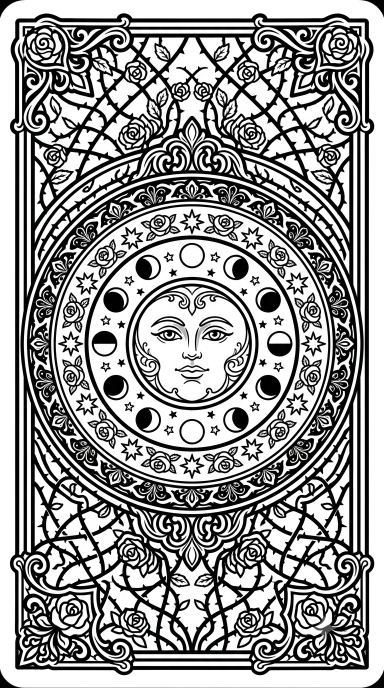
#> input picture cards/back.png, 768 x 1376 px (shown at 1/2 size)
$ python masthead.py
#> lines starting #> are read from the running program, lines starting #| are printed output that depends on the picture
#!/usr/bin/env python3
"""Build the draw-page masthead in the deck's own visual language.

Harvests the ornate corners + thorn-vine edges from the card back, letters
"THE MAJOR / ARCANAI" with the same Cinzel + cartouche idiom as letter.py,
and emits two variants into the release assets:
  masthead.png       bone linework, AI in gold        (classic, dark page)
  masthead-foil.png  flat gold linework, AI in pale   (foil, dark page)
"""
import os
from PIL import Image, ImageChops, ImageDraw, ImageFilter, ImageFont, ImageOps

CARDS = os.path.dirname(os.path.abspath(__file__))
REL_ASSETS = os.path.join(os.path.dirname(CARDS), 'release', 'major-arcanai', 'assets')
FONT_PATH = os.path.join(CARDS, 'Cinzel.ttf')

W, H = 1500, 600
CORNER = 250                    # corner crop size from the back art
RULES = [(37, 44), (54, 58), (67, 74)]   # triple border rules, offsets from edge

BONE = (233, 227, 211)
GOLD = (204, 151, 57)           # foil.py's flat gold (hsv .106/.72/.80)
GOLD_AI = (212, 169, 78)        # AI accent on the classic masthead
PALE = (255, 233, 168)          # AI accent on the foil masthead


def font(size, weight=700):
    f = ImageFont.truetype(FONT_PATH, size)
    f.set_variation_by_axes([weight])
    return f


def text_w(draw, s, f, tracking):
    return sum(draw.textlength(c, font=f) for c in s) + tracking * (len(s) - 1)


def draw_tracked(draw, xy, s, f, tracking, fill):
    x, y = xy
    for c in s:
        draw.text((x, y), c, font=f, fill=fill)
        x += draw.textlength(c, font=f) + tracking


def star4(draw, cx, cy, r, fill):
    s = r * 0.28
    draw.polygon([(cx, cy - r), (cx + s, cy - s), (cx + r, cy), (cx + s, cy + s),
                  (cx, cy + r), (cx - s, cy + s), (cx - r, cy), (cx - s, cy - s)], fill=fill)


def diamond(draw, cx, cy, r, fill):
    draw.polygon([(cx - r, cy), (cx, cy - r), (cx + r, cy), (cx, cy + r)], fill=fill)


def crescent(mask, cx, cy, r, flip=False):
    """Waning/waxing crescent: a disc with an offset bite taken out."""
    d = ImageDraw.Draw(mask)
    d.ellipse([cx - r, cy - r, cx + r, cy + r], fill=255)
    off = int(r * 0.62) * (-1 if flip else 1)
    bite = ImageDraw.Draw(mask)
    bite.ellipse([cx - r + off, cy - r, cx + r + off, cy + r], fill=0)


def build_frame_mask():
    """Ink mask (255 = line) for the ornate frame, from the card back."""
    back = Image.open(os.path.join(CARDS, 'back.png')).convert('L')
    ink = ImageOps.invert(back)          # lines -> bright
    frame = Image.new('L', (W, H), 0)
#> frame: PIL image 1500x600 L; every value is 0

    tl = ink.crop((0, 0, CORNER, CORNER))
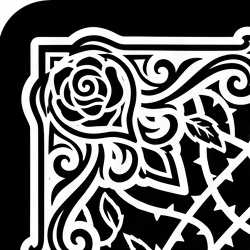
#> tl: PIL image 250x250 L; min 0, max 255, mean 99
    tr = tl.transpose(Image.FLIP_LEFT_RIGHT)
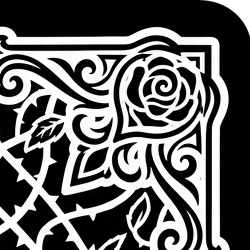
#> tr: PIL image 250x250 L; min 0, max 255, mean 99
    bl = tl.transpose(Image.FLIP_TOP_BOTTOM)
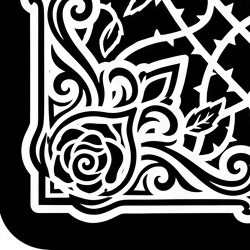
#> bl: PIL image 250x250 L; min 0, max 255, mean 99
    br = tl.transpose(Image.FLIP_LEFT_RIGHT).transpose(Image.FLIP_TOP_BOTTOM)
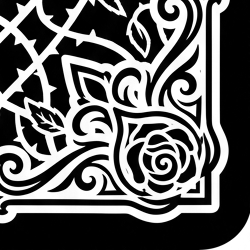
#> br: PIL image 250x250 L; min 0, max 255, mean 99
    frame.paste(tl, (0, 0))
    frame.paste(tr, (W - CORNER, 0))
    frame.paste(bl, (0, H - CORNER))
    frame.paste(br, (W - CORNER, H - CORNER))

    # thorn-vine strip along top/bottom between the corners, mirrored tiles
    strip = ink.crop((CORNER, 0, 518, 150))          # 268 wide
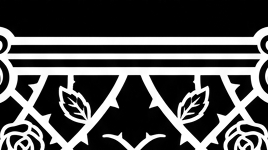
#> strip: PIL image 268x150 L; min 0, max 255, mean 81.4
    span = W - 2 * CORNER
    x = CORNER
    i = 0
    while x < W - CORNER:
        t = strip.transpose(Image.FLIP_LEFT_RIGHT) if i % 2 else strip
        w = min(strip.width, W - CORNER - x)
        frame.paste(t.crop((0, 0, w, 150)), (x, 0))
        frame.paste(t.crop((0, 0, w, 150)).transpose(Image.FLIP_TOP_BOTTOM), (x, H - 150))
        x += w
        i += 1
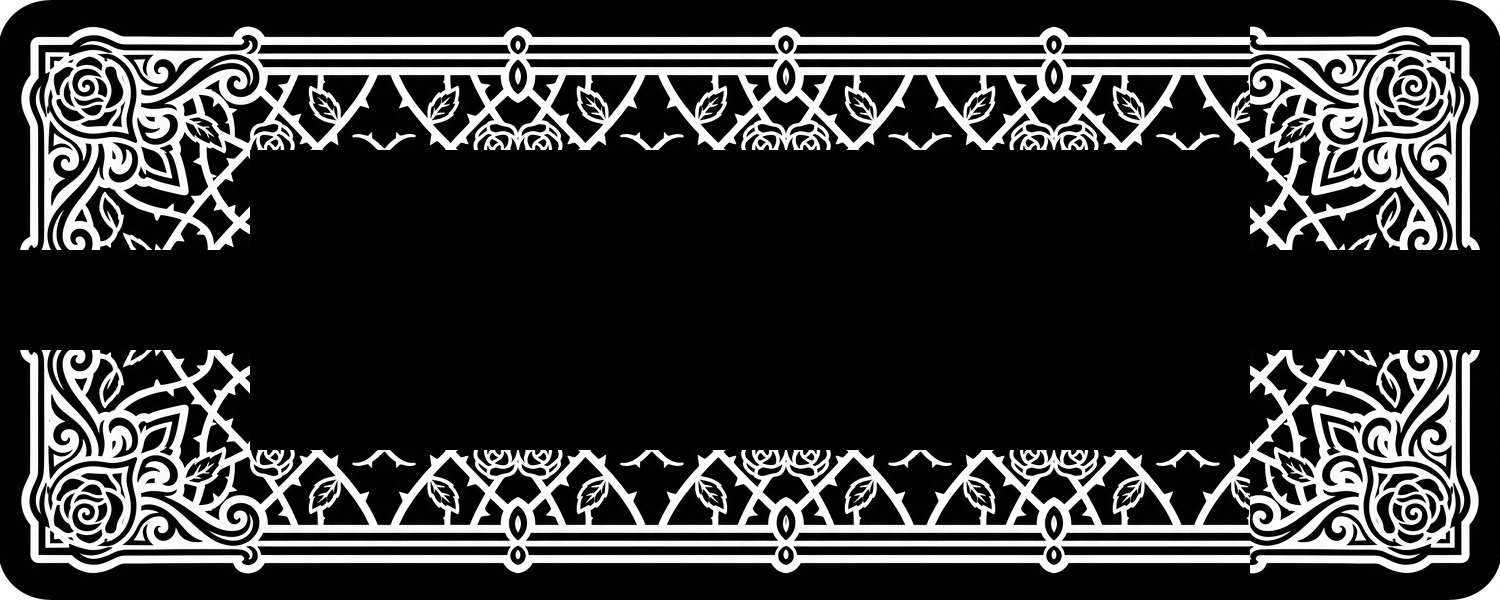
#> frame: PIL image 1500x600 L; min 0, max 255, mean 54.4
#> after the loop, i = 4; x = 1250

    # vine strips down the side gaps between the corners
    side = ink.crop((0, CORNER, 150, 518))
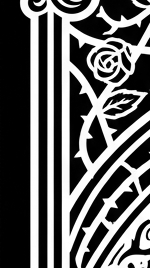
#> side: PIL image 150x268 L; min 0, max 255, mean 98.1
    y = CORNER
    i = 0
    while y < H - CORNER:
        t = side.transpose(Image.FLIP_TOP_BOTTOM) if i % 2 else side
        h = min(side.height, H - CORNER - y)
        frame.paste(t.crop((0, 0, 150, h)), (0, y))
        frame.paste(t.crop((0, 0, 150, h)).transpose(Image.FLIP_LEFT_RIGHT), (W - 150, y))
        y += h
        i += 1
#> after the loop, i = 1; y = 350
    return frame


def build_text_masks():
    """(main_mask, ai_mask): lettering + cartouche; AI kept separate."""
    main = Image.new('L', (W, H), 0)
    ai = Image.new('L', (W, H), 0)
    d = ImageDraw.Draw(main)
    cx = W // 2

    # ---- cartouche pill: THE MAJOR (the cards' numeral-pill idiom) ----
    ef = font(40)
    tr = 14
    s = 'THE MAJOR'
    ew = text_w(d, s, ef, tr)
    star_r = 9
    gap = 16
    pad = 26
    pill_w = int(ew + 2 * (star_r * 2 + gap) + 2 * pad)
    pill_h = 66
    pcy = 215
    box = [cx - pill_w // 2, pcy - pill_h // 2, cx + pill_w // 2, pcy + pill_h // 2]
    d.rounded_rectangle(box, radius=pill_h // 2, outline=255, width=5)
    inset = 9
    d.rounded_rectangle([box[0] + inset, box[1] + inset, box[2] - inset, box[3] - inset],
                        radius=(pill_h - 2 * inset) // 2, outline=255, width=2)
    bb = d.textbbox((0, 0), s, font=ef)
    draw_tracked(d, (cx - ew / 2, pcy - (bb[1] + bb[3]) / 2), s, ef, tr, 255)
    star4(d, box[0] + pad + star_r, pcy, star_r, 255)
    star4(d, box[2] - pad - star_r, pcy, star_r, 255)

    # ---- the word: ARCAN (main) + AI (accent) ----
    bf = font(176, weight=800)
    trk = 6
    word_w = text_w(d, 'ARCANAI', bf, trk)
    x0 = cx - word_w / 2
    bb = d.textbbox((0, 0), 'ARCANAI', font=bf)
    wy = 360 - (bb[1] + bb[3]) / 2
    draw_tracked(d, (x0, wy), 'ARCAN', bf, trk, 255)
    ai_x = x0 + text_w(d, 'ARCAN', bf, trk) + trk
    draw_tracked(ImageDraw.Draw(ai), (ai_x, wy), 'AI', bf, trk, 255)

    return main, ai


def colorize(frame, main, ai, line_rgb, ai_rgb):
    img = Image.new('RGBA', (W, H), (0, 0, 0, 0))
    solid_line = Image.new('RGBA', (W, H), line_rgb + (255,))
    solid_ai = Image.new('RGBA', (W, H), ai_rgb + (255,))
    both = frame.point(lambda v: v)  # copy
    both.paste(main, (0, 0), main)
    img.paste(solid_line, (0, 0), both)
    img.paste(solid_ai, (0, 0), ai)
    return img


def main():
    os.makedirs(REL_ASSETS, exist_ok=True)
    frame = build_frame_mask()
    text, ai = build_text_masks()
    # engraver's halo: clear the frame behind the lettering so type sits IN
    # the ornament rather than fighting it
    halo = Image.new('L', (W, H), 0)
    halo.paste(text, (0, 0), text)
    halo.paste(ai, (0, 0), ai)
    halo = halo.filter(ImageFilter.MaxFilter(25))
    frame = ImageChops.subtract(frame, halo)
    colorize(frame, text, ai, BONE, GOLD_AI).save(os.path.join(REL_ASSETS, 'masthead.png'))
    colorize(frame, text, ai, GOLD, PALE).save(os.path.join(REL_ASSETS, 'masthead-foil.png'))
    print('wrote masthead.png + masthead-foil.png', (W, H))


if __name__ == '__main__':
#> (the run stopped early here; a loop or call above may not have finished)

$ run again, with cards/00_zero_of_fucks.png copied over cards/back.png
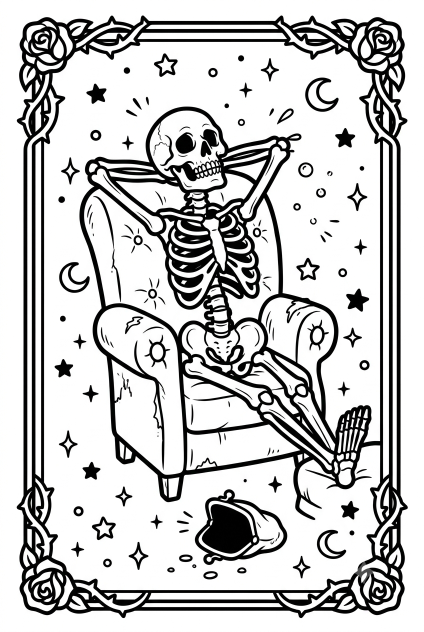
#> input picture cards/00_zero_of_fucks.png, 848 x 1264 px (shown at 1/2 size)
#> after the loop in build_frame_mask, `while x < W - CORNER:`:
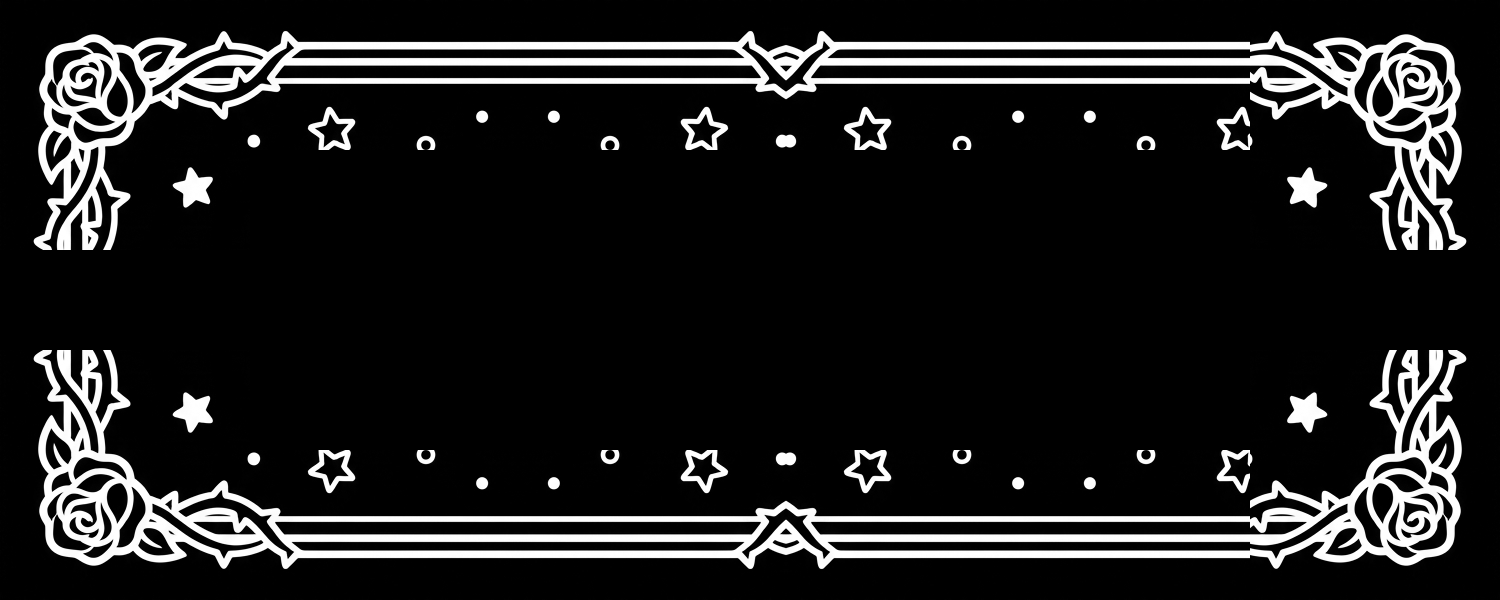
#> frame: PIL image 1500x600 L; min 0, max 255, mean 31.6
#> after the loop in build_frame_mask, `while x < W - CORNER:`: i = 4; x = 1250
#> in build_frame_mask, `side = ink.crop((0, CORNER, 150, 518))`:
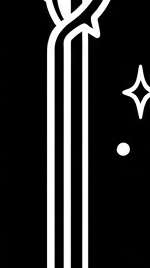
#> side: PIL image 150x268 L; min 0, max 255, mean 41.6
#> after the loop in build_frame_mask, `while y < H - CORNER:`: i = 1; y = 350

$ run again, with cards/01_burned_bridge.png copied over cards/back.png
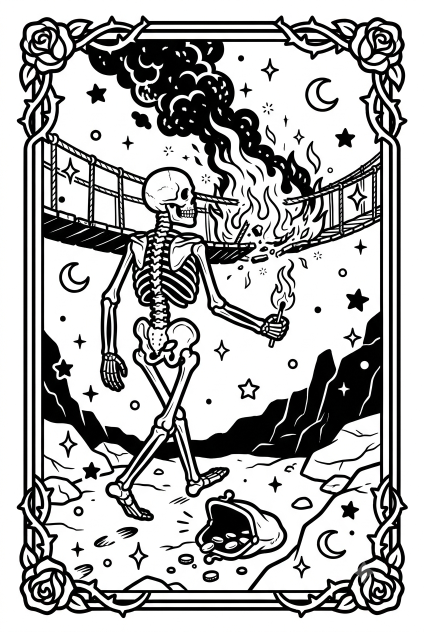
#> input picture cards/01_burned_bridge.png, 848 x 1264 px (shown at 1/2 size)
#> after the loop in build_frame_mask, `while x < W - CORNER:`:
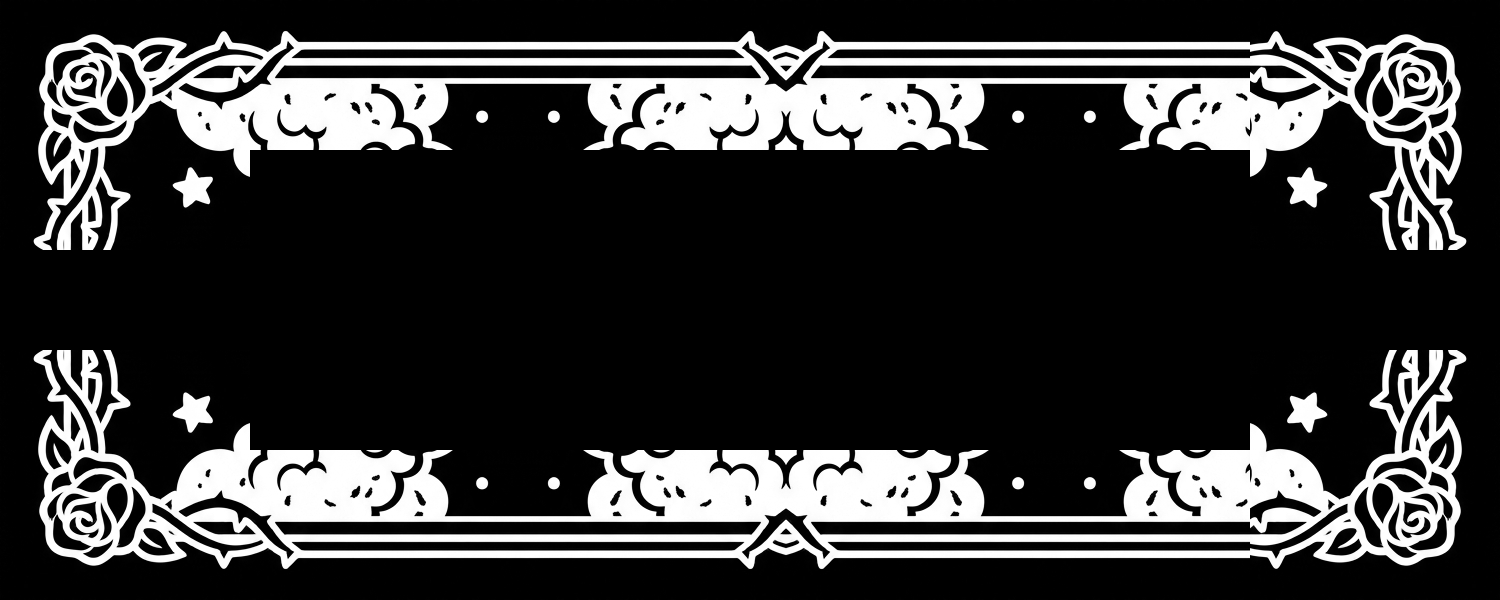
#> frame: PIL image 1500x600 L; min 0, max 255, mean 54.5
#> after the loop in build_frame_mask, `while x < W - CORNER:`: i = 4; x = 1250
#> in build_frame_mask, `side = ink.crop((0, CORNER, 150, 518))`:
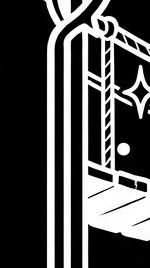
#> side: PIL image 150x268 L; min 0, max 255, mean 76.3
#> after the loop in build_frame_mask, `while y < H - CORNER:`: i = 1; y = 350
